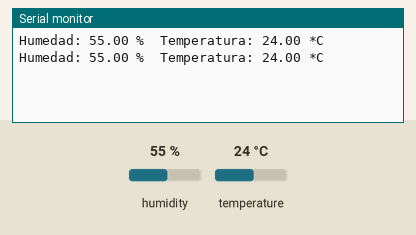
Bench run of a sketch on a simulated Arduino Uno, built with avr-gcc and run on an emulated ATmega328P. Parts: the last lines printed to the serial monitor. Inputs (shaded band) come from the test bench; at power-on: humidity 55 %, temperature 24 °C.

Above: at 4.8 s.
4.9 s: humidity set to 22 %
At 7.4 s:
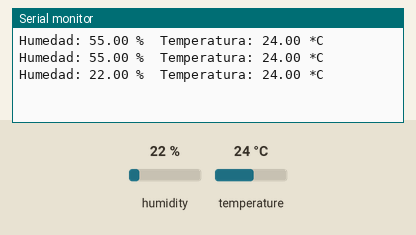
7.9 s: temperature set to 12 °C
At 8.6 s:
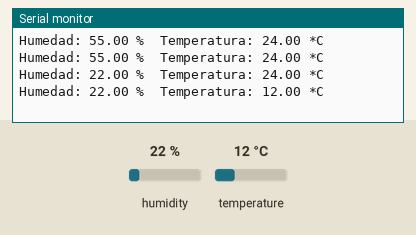
10.9 s: humidity set to 40 %
At 13.5 s:
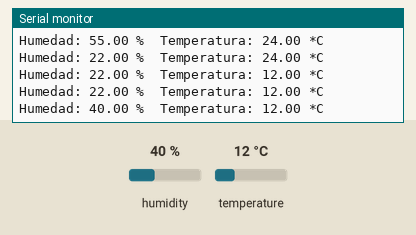
Timing chart, 0 to 15.0 s (numbered marks = the images above; inputs shaded):
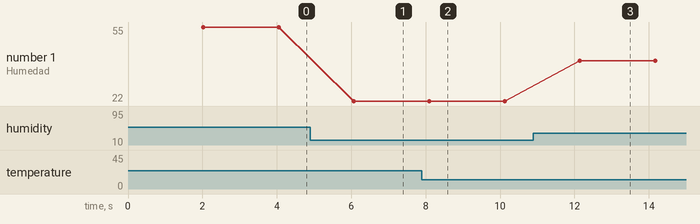

The sketch:

ARDUINO-Test_Temperatura-JEVG.ino
```cpp
#include <DHT.h>

// Definir el pin de conexión del sensor DHT11
#define DHTPIN 2     // El pin donde se conecta el sensor

// Definir el tipo de sensor DHT
#define DHTTYPE DHT11   // DHT 11

// Inicializar el sensor DHT
DHT dht(DHTPIN, DHTTYPE);

void setup() {
  Serial.begin(9600); // Iniciar la comunicación serial
  dht.begin(); // Iniciar el sensor DHT
}

void loop() {
  // Esperar unos segundos entre mediciones
  delay(2000);

  // Leer la humedad relativa
  float h = dht.readHumidity();
  // Leer la temperatura en Celsius (también se pueden obtener los grados Fahrenheit con readTemperature(true))
  float t = dht.readTemperature();

  // Verificar si alguna lectura falló y salir temprano (para intentar de nuevo).
  if (isnan(h) || isnan(t)) {
    Serial.println("¡Fallo en la lectura del sensor DHT11!");
    return;
  }

  // Imprimir los valores en la terminal serial
  Serial.print("Humedad: ");
  Serial.print(h);
  Serial.print(" %\t");
  Serial.print("Temperatura: ");
  Serial.print(t);
  Serial.println(" *C ");
}
```

Measured:
- after the input at 4.9 s, the serial monitor: prints a new line after 1.2 s (image 1)
- after the input at 7.9 s, the serial monitor: prints a new line after 0.20 s (image 2)
- after the input at 10.9 s, the serial monitor: prints a new line after 1.2 s (image 3)
- plotted number 1: 55 → 22 after the input at 4.9 s, 22 → 40 after the input at 10.9 s
